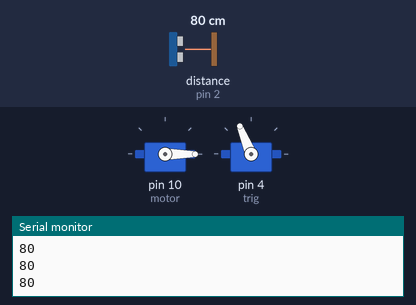
Bench run of a sketch on a simulated Arduino Uno, built with avr-gcc and run on an emulated ATmega328P. Parts: 2 × servo, the last lines printed to the serial monitor. Wiring (inferred from the names in the program): servo: signal pin 4. The test bench sets the inputs (shaded band); at power-on: distance to the obstacle (sensor on pin 2) 80 cm. The echo pulse lasts 58.3 µs per cm; servo pulses on a pin are drawn as a servo (544–2400 µs = 0–180°).

Above: at 1.2 s.
1.3 s: distance to the obstacle (sensor on pin 2) set to 22 cm
At 1.9 s:
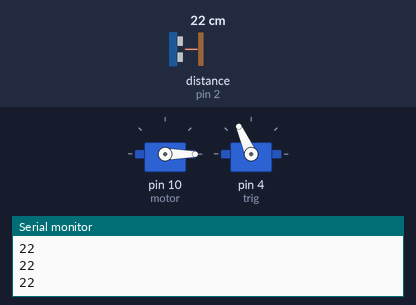
2.8 s: distance to the obstacle (sensor on pin 2) set to 17 cm
At 4.0 s:
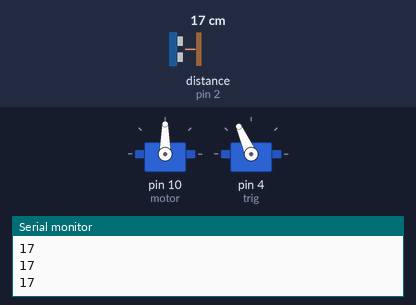
4.3 s: distance to the obstacle (sensor on pin 2) set to 35 cm
At 5.4 s:
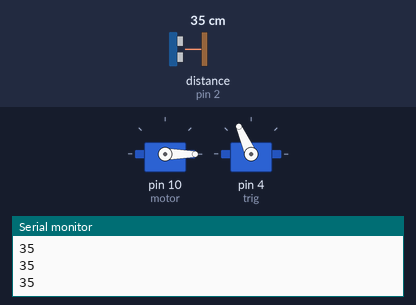
5.8 s: distance to the obstacle (sensor on pin 2) set to 2 cm
At 6.4 s:
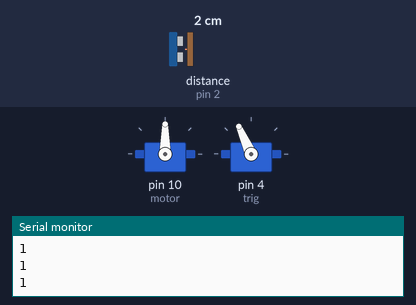
Timing chart, 0 to 8.3 s (numbered marks = the images above; inputs shaded):
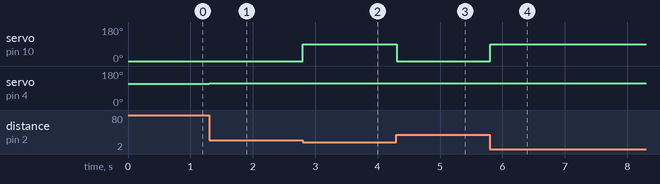

The sketch:

Kod_170520517.ino
```cpp
#include<Servo.h>
Servo motor;
#define echo 2
#define trig 4
long sure, mesafe;

void setup() {
Serial.begin(9600);
motor.attach(10); //Motorun PWM sinyalini almış olduğu pin
pinMode(trig, OUTPUT);
pinMode(echo, INPUT);
}

void loop() {
digitalWrite(trig, LOW);
delayMicroseconds(2);
digitalWrite(trig, HIGH);
delayMicroseconds(100000);
digitalWrite(trig, LOW);
sure=pulseIn(echo,HIGH);
mesafe=sure/58.2;
Serial.println(mesafe);
  if (mesafe <20 ) {
   motor.write(90);  //Motorumuz 90 derece dönecektir
   }
  else {
   motor.write(0);
   }
}
```

Measured:
- the behaviour switches between 20 and 19 cm on distance to the obstacle (sensor on pin 2) (found by bisection; images 1 and 2)
- after the input at 1.3 s, servo on pin 4 (trig): 112° → 114° at once
- after the input at 2.8 s, servo on pin 10 (motor): 0° → 90° at once
- after the input at 4.3 s, servo on pin 10 (motor): 90° → 0° at once
- after the input at 5.8 s, servo on pin 10 (motor): 0° → 90° at once
